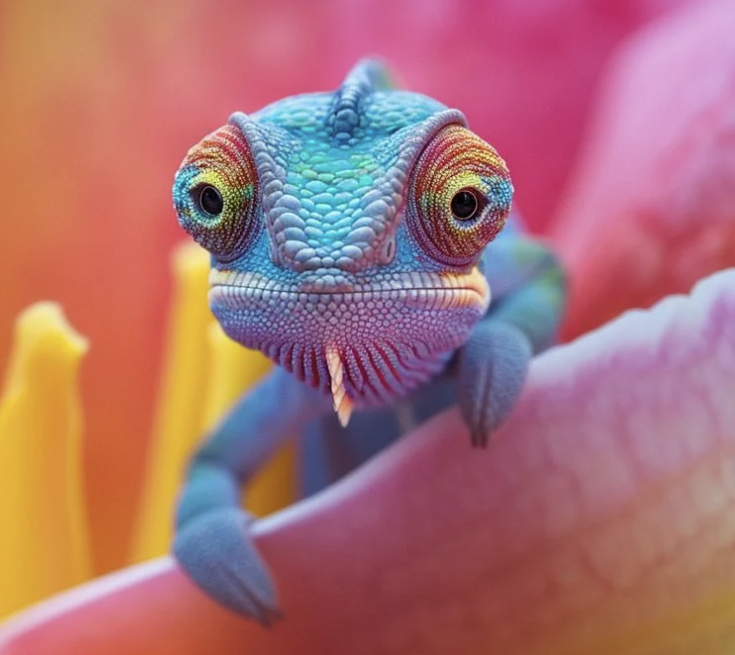
#> input picture src/tests/test_image.png, 735 x 655 px; its folder holds only this picture in this run
$ python -i BaseVisualAttention.py   (imports and definitions only)   (older library calls are emulated)
#> lines starting #> are read from the running program, lines starting #| are printed output that depends on the picture
#> further down, picture is the input picture: shape (655, 735, 3); mean B, G, R 117.3, 113.3, 169.9
from VisualAttentionDefinitions import DEFAULT_PARAMETERS, IMAGE_SIZE, GAUSSIAN_BLUR_KERNEL_SIZE
import cv2
import numpy as np

class BaseVisualAttention:
    def __init__(self, parameters=None):
        """
        Initializes the base visual attention model with default or provided parameters.
        """
        # Load default parameters from VisualAttentionDefinitions.py or merge with provided ones.
        self.parameters = DEFAULT_PARAMETERS.copy()
        if parameters:
            self.parameters.update(parameters)

        # Initialize additional attributes needed for the model.
        self.image = None
        self.saliency_map = None
        self.intensity_features = None
        self.color_features = None
        self.orientation_features = None
        self.feature_extractors_initialized = False

    def compute_saliency(self, image):
        """
        Computes the saliency map for a given image.
        """
        self.image = image
        preprocessed_image = self.preprocess_image(image)
        self.intensity_features = self.extract_intensity_features(preprocessed_image)
        self.color_features = self.extract_color_features(preprocessed_image)
        self.orientation_features = self.extract_orientation_features(preprocessed_image)
        combined_saliency = self.combine_feature_maps(self.intensity_features, self.color_features, self.orientation_features)
        self.saliency_map = self.postprocess_saliency_map(combined_saliency)
        return self.saliency_map

    def preprocess_image(self, image):
        """
        Applies preprocessing steps to the input image.
        """
        preprocessed_image = cv2.cvtColor(image, cv2.COLOR_BGR2RGB)
        preprocessed_image = cv2.resize(preprocessed_image, IMAGE_SIZE)
#> preprocessed_image: shape (480, 640, 3)
        preprocessed_image = cv2.GaussianBlur(preprocessed_image, GAUSSIAN_BLUR_KERNEL_SIZE, 0)
        return preprocessed_image

    def extract_intensity_features(self, image):
        """
        Extracts intensity features from the preprocessed image.
        """
        grayscale = cv2.cvtColor(image, cv2.COLOR_RGB2GRAY)
        return grayscale

    def extract_color_features(self, image):
        """
        Extracts color features from the preprocessed image.
        """
        R, G, B = cv2.split(image)
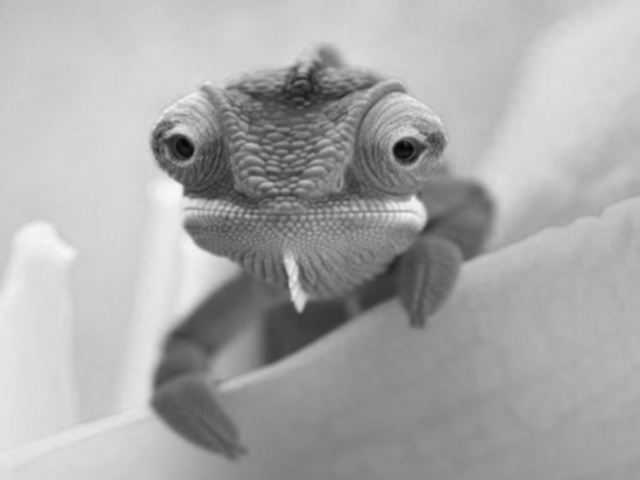
#> R: shape (480, 640); min 6, max 248, mean 169.8
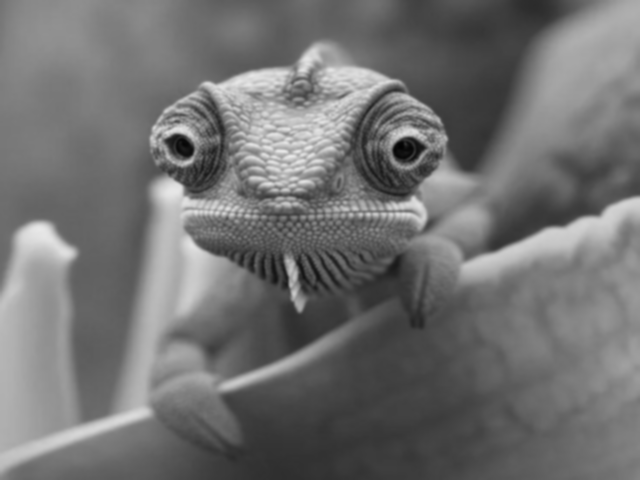
#> G: shape (480, 640); min 2, max 233, mean 113.2
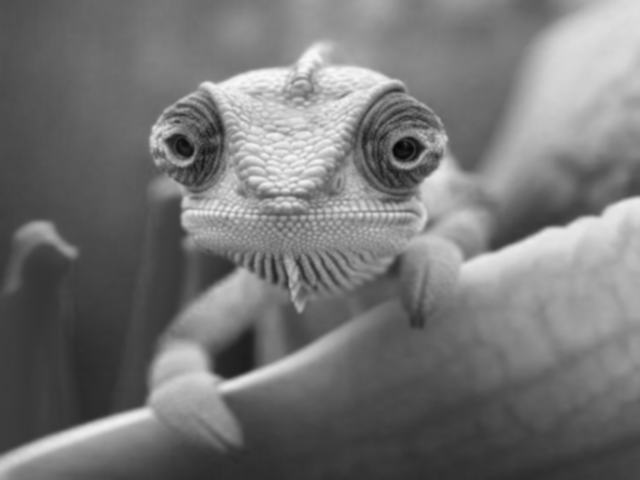
#> B: shape (480, 640); min 5, max 250, mean 117.2
        return R, G, B

    def extract_orientation_features(self, image):
        """
        Extracts orientation features from the preprocessed image.
        """
        grayscale = cv2.cvtColor(image, cv2.COLOR_RGB2GRAY)
        sobelx = cv2.Sobel(grayscale, cv2.CV_64F, 1, 0, ksize=5)
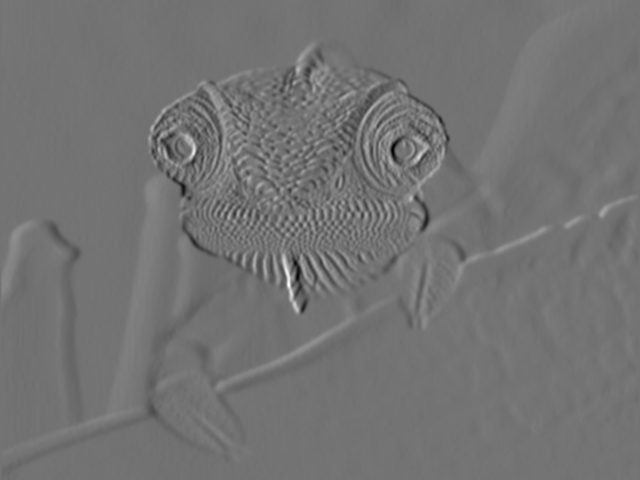
#> sobelx: shape (480, 640) float64; min -4371, max 5283, mean -0.5; drawn with min black and max white
        sobely = cv2.Sobel(grayscale, cv2.CV_64F, 0, 1, ksize=5)
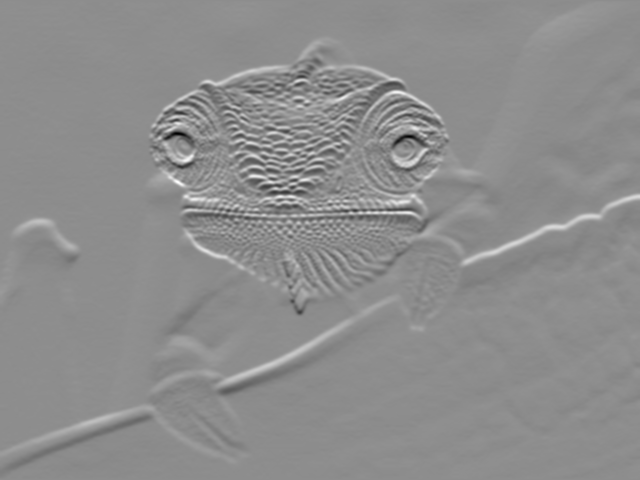
#> sobely: shape (480, 640) float64; min -5268, max 4207, mean -9; drawn with min black and max white
        orientation_features = cv2.magnitude(sobelx, sobely)
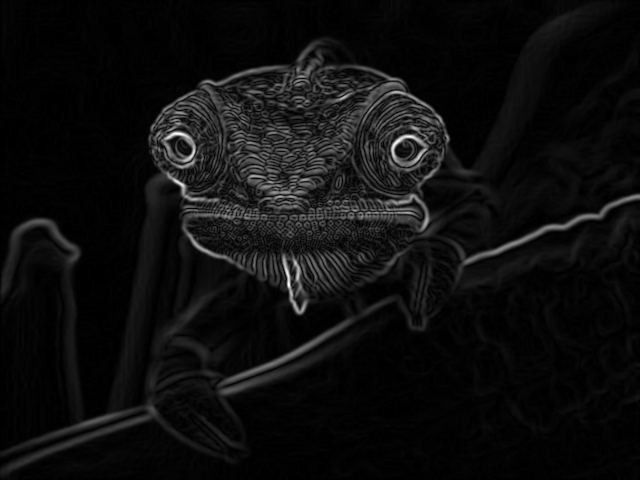
#> orientation_features: shape (480, 640) float64; min 0, max 5287.7, mean 304.8; drawn with min black and max white
        return orientation_features

    def combine_feature_maps(self, intensity_features, color_features, orientation_features):
        """
        Combines extracted features into a single saliency map.
        """
        combined_features = np.mean(np.array([intensity_features, *color_features, orientation_features]), axis=0)
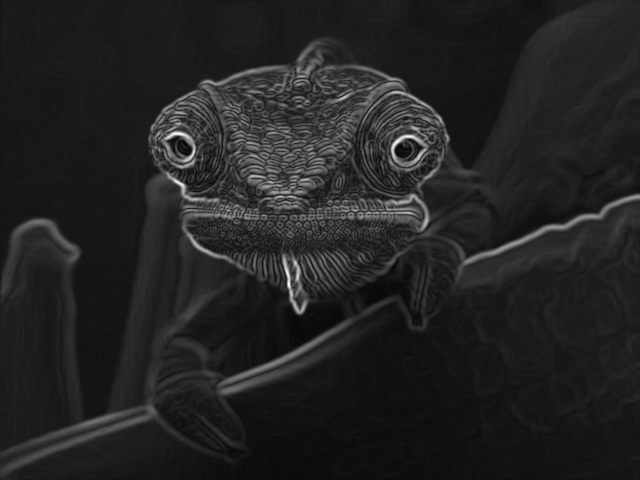
#> combined_features: shape (480, 640) float64; min 8.99, max 1149.7, mean 167.1; drawn with min black and max white
        return combined_features

    def postprocess_saliency_map(self, saliency_map):
        """
        Applies post-processing steps to the combined saliency map.
        """
        normalized_saliency = cv2.normalize(saliency_map, None, alpha=0, beta=1, norm_type=cv2.NORM_MINMAX, dtype=cv2.CV_32F)
#> (the run stopped early here; a loop or call above may not have finished)
